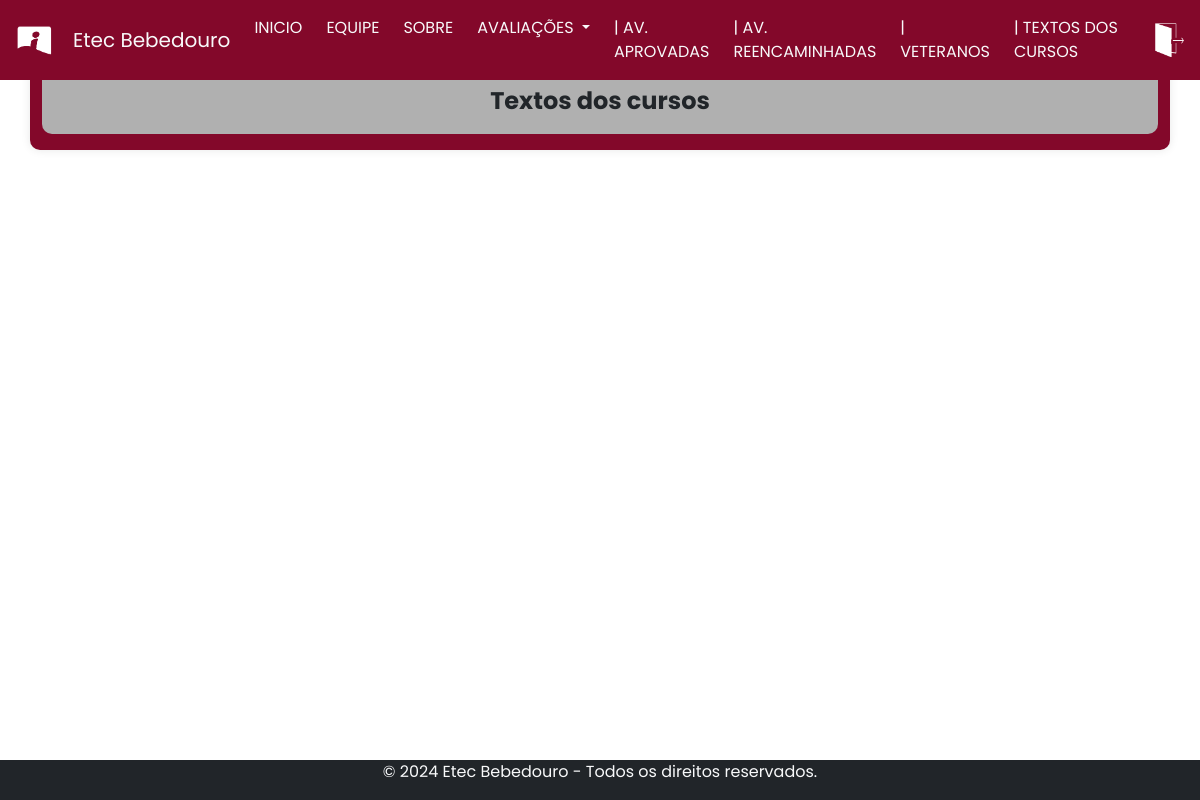
The page /Pages/ADM_CURSOS.php (signed in) on the database as committed earlier.
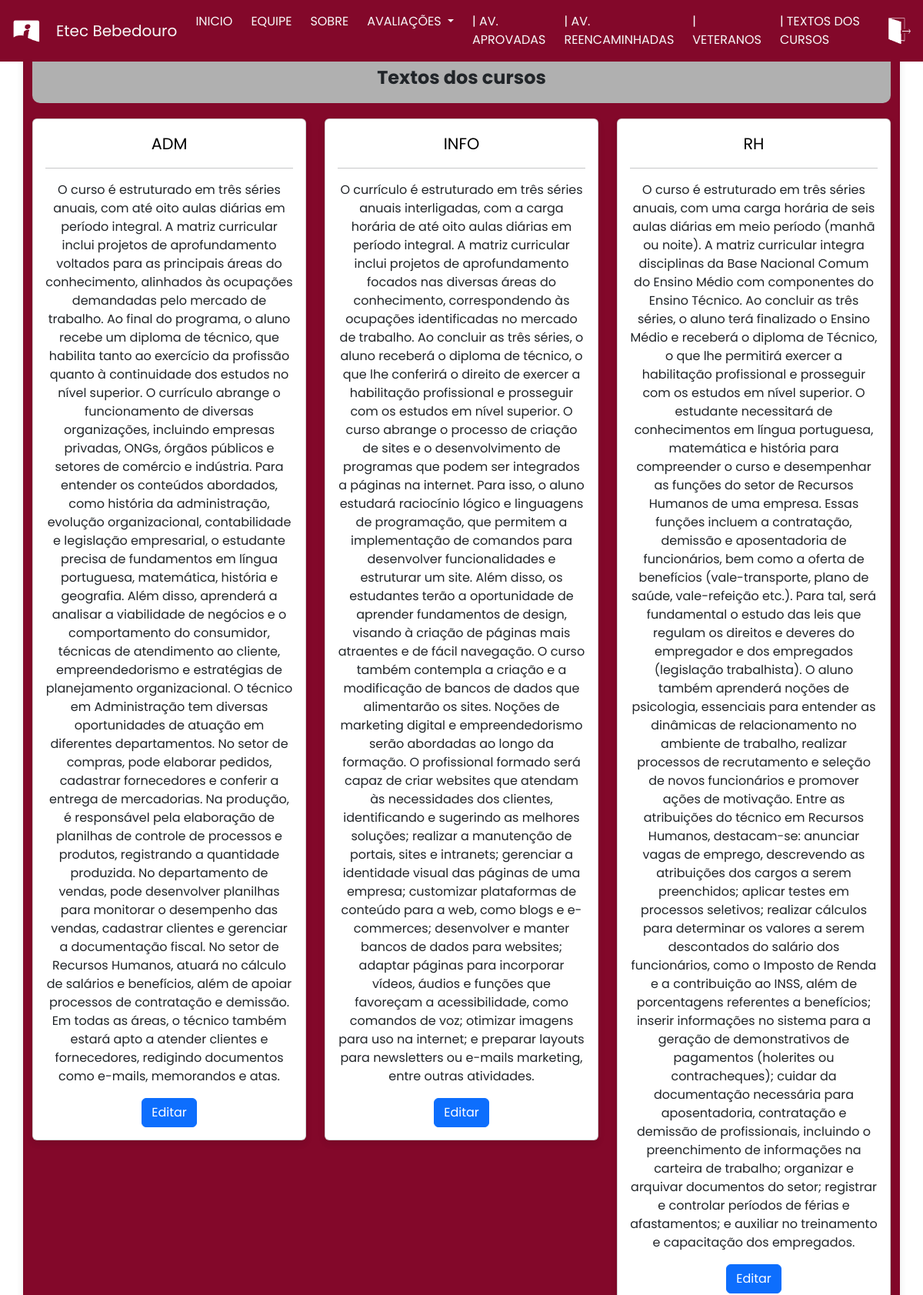
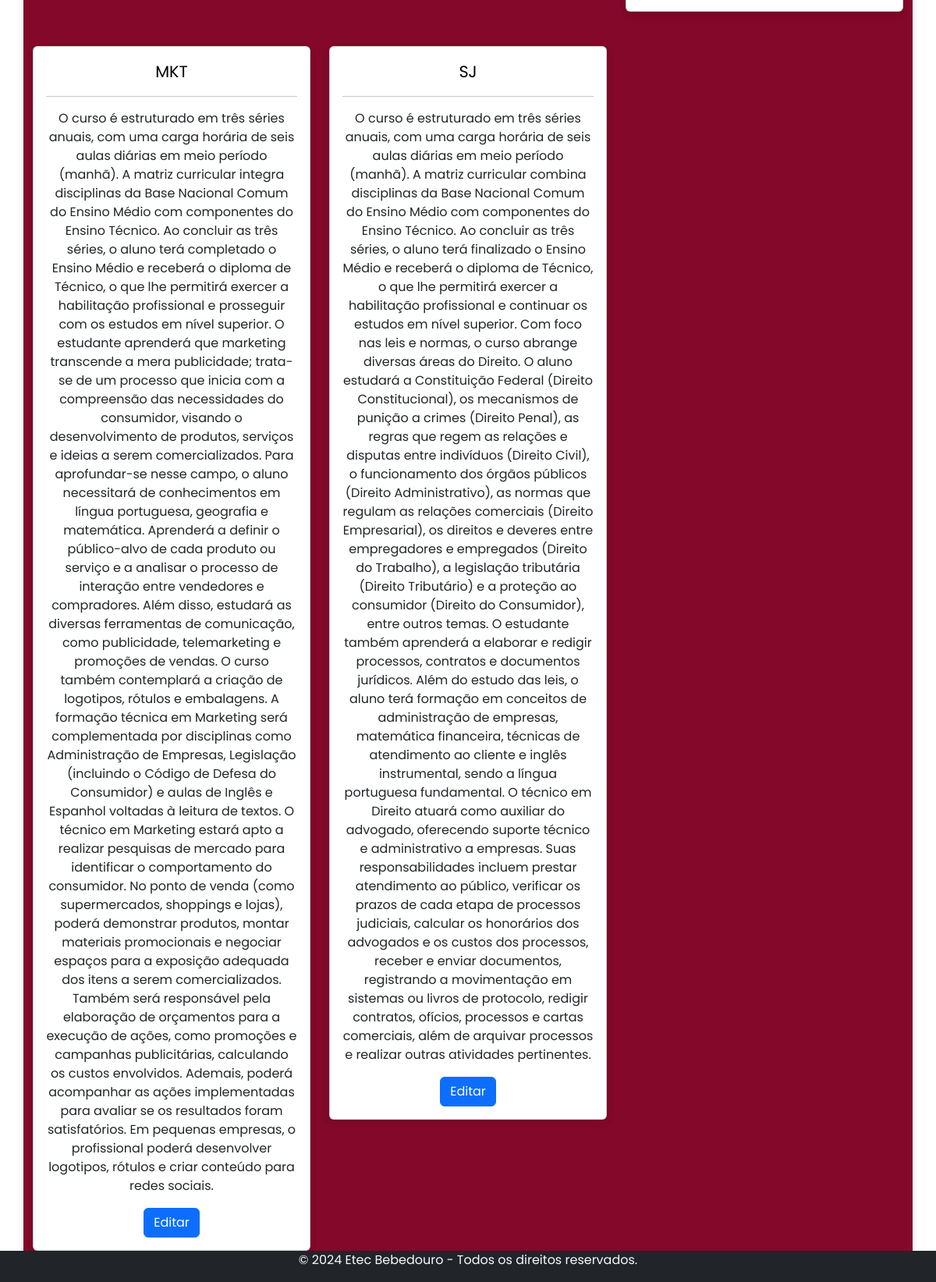
The same page on the database as committed later (2 pictures, top to bottom).
### tables this page shows
CREATE TABLE tbcurso (
    texto TEXT NOT NULL,
    curso VARCHAR(4) NOT NULL,

    CONSTRAINT curso_check3 CHECK (curso IN ('INFO', 'ADM', 'RH', 'SJ', 'MKT'))
);

### Pages/ADM_CURSOS.php (the view, shortened to what this page needs)
<?php
    require "conexao.php";
?>
<!DOCTYPE html>
<html lang="pt-BR">
<head>
    <link rel="stylesheet" href="./Pages_CSS/AV.css">
    <link href="https://cdn.jsdelivr.net/npm/bootstrap@5.3.3/dist/css/bootstrap.min.css" rel="stylesheet">
</head>
<body>
    <nav class="navbar navbar-expand-lg fixed-top">
        <div class="container-fluid">
            <a class="navbar-brand" href="V_ADM.php">
                <img src="../images/logo3.png" width="45" height="45" alt="Logo">
            </a>
            <a class="navbar-brand text-light" href="V_ADM.php">Etec Bebedouro</a>
            <div class="text-light collapse navbar-collapse" id="navbarNavDropdown">
                <ul class="navbar-nav me-auto mb-2 mb-lg-0">
                    <li class="nav-item">
                        <a class="text-light nav-link active me-2" aria-current="page" href="V_ADM.php #im">INICIO</a>
                    </li>
                    <li class="nav-item">
                        <a class="text-light nav-link me-2" href="V_ADM.php #eq">EQUIPE</a>
                    </li>
                    <li class="nav-item">
                        <a class="text-light nav-link me-2" href="V_ADM.php #sb">SOBRE</a>
                    </li>
                    <li class="nav-item dropdown">
                        <a class="text-light nav-link dropdown-toggle me-2" href="#" role="button" data-bs-toggle="dropdown" aria-expanded="false">
                            AVALIAÇÕES
                        </a>
                    </li>
                    <li class="nav-item">
                        <a class="text-light nav-link me-2" href="ADM_CMTAP.php">| AV. APROVADAS</a>
                    </li>
                    <li class="nav-item">
                        <a class="text-light nav-link me-2" href="ADM_CMT.php">| AV. REENCAMINHADAS</a>
                    </li>
                    <li class="nav-item">
                        <a class="text-light nav-link me-2" href="ADM_VET.php">| VETERANOS</a>
                    </li>
                    <li class="nav-item">
                        <a class="text-light nav-link me-2" href="ADM_CURSOS.php">| TEXTOS DOS CURSOS</a>
                    </li>
                </ul>
                <a href="sair.php" class="ms-auto">
                    <img src="../images/sair.png" width="40" height="40" alt="Logo">
                </a>
            </div>
        </div>
    </nav>
    <div class="container mt-5 container-custom text-right">
        <section class="avaliacoes-header">
            <span>Textos dos cursos</span>
        </section>
<section class="row g-4">
    <?php
    $sql_curso = "SELECT * FROM tbcurso";
    $resultado_curso = mysqli_query($conexao, $sql_curso) or die(mysqli_error($conexao));
    while ($linha_curso = mysqli_fetch_assoc($resultado_curso)) {
        $texto = $linha_curso["texto"];
        $curso = $linha_curso["curso"];
        echo "<div class='col-md-4'>";
            echo "<div class='card text-center p-3'>";
                echo "<div class='stars'> $curso </div><hr>";
                echo "<div class='texto'>$texto</div>";
                echo "<div class='d-flex justify-content-around mt-3'>";
                    echo "<button class='btn btn-primary' data-bs-toggle='modal' data-bs-target='#editarModal$curso'>Editar</button>";
                echo "</div>";
            echo "</div>";
        echo "</div>";
    }
    ?>
</section>
    </div>
    <footer class="bg-dark text-light text-center  fixed-bottom">
        <p>&copy; 2024 Etec Bebedouro - Todos os direitos reservados.</p>
    </footer>
</body>
</html>

### Pages/Pages_CSS/AV.css (style rules this page uses)
* { font-family: "Poppins", sans-serif; box-sizing: border-box; }
body { background-color: #6e6e6e; font-family: 'Poppins', sans-serif; }
.avaliacoes-header { background-color: #b0b0b0; padding: 15px; border-radius: 10px; margin-bottom: 20px; text-align: center; }
.avaliacoes-header span { font-size: 1.5rem; font-weight: bold; }
.card { background-color: #ffffff; border-radius: 10px; margin-bottom: 20px; padding: 15px; box-shadow: 0 4px 8px rgba(0, 0, 0, 0.1); width: 100%; }
.stars { font-size: 1.3rem; color: black; }
.container { background-color: #83082A; padding: 30px; border-radius: 0% 0% 10px 10px; }
.container-custom { margin-left: 270px; padding: 20px; max-width: calc(100% - 270px); box-shadow: 0 0 10px rgba(0, 0, 0, 0.1); }
.navbar { background-color: #83082A; color: aliceblue; top: 0; left: 0; width: 100%; }

Rows that differ between the two databases and show on the page:
added tbcurso: curso "ADM", texto "O curso é estruturado em três séries anuais, com até oito aulas diárias em período integral. A matriz curricular inclui projetos de aprofundamento voltados para as principais áreas do conhecimento, alinhados às ocupações demandadas pelo mercado de trabalho. Ao final do programa, o aluno recebe um diploma de técnico, que habilita tanto ao exercício da profissão quanto à continuidade dos estudos no nível superior. O currículo abrange o funcionamento de diversas organizações, incluindo empresas privadas, ONGs, órgãos públicos e setores de comércio e indústria. Para entender os conteúdos abordados, como história da administração, evolução organizacional, contabilidade e legislação empresarial,…"
added tbcurso: curso "INFO", texto "O currículo é estruturado em três séries anuais interligadas, com a carga horária de até oito aulas diárias em período integral. A matriz curricular inclui projetos de aprofundamento focados nas diversas áreas do conhecimento, correspondendo às ocupações identificadas no mercado de trabalho. Ao concluir as três séries, o aluno receberá o diploma de técnico, o que lhe conferirá o direito de exercer a habilitação profissional e prosseguir com os estudos em nível superior. O curso abrange o processo de criação de sites e o desenvolvimento de programas que podem ser integrados a páginas na internet. Para isso, o aluno estudará raciocínio lógico e linguagens de programação, que permitem a…"
added tbcurso: curso "RH", texto "O curso é estruturado em três séries anuais, com uma carga horária de seis aulas diárias em meio período (manhã ou noite). A matriz curricular integra disciplinas da Base Nacional Comum do Ensino Médio com componentes do Ensino Técnico. Ao concluir as três séries, o aluno terá finalizado o Ensino Médio e receberá o diploma de Técnico, o que lhe permitirá exercer a habilitação profissional e prosseguir com os estudos em nível superior. O estudante necessitará de conhecimentos em língua portuguesa, matemática e história para compreender o curso e desempenhar as funções do setor de Recursos Humanos de uma empresa. Essas funções incluem a contratação, demissão e aposentadoria de funcionários,…"
added tbcurso: curso "MKT", texto "O curso é estruturado em três séries anuais, com uma carga horária de seis aulas diárias em meio período (manhã). A matriz curricular integra disciplinas da Base Nacional Comum do Ensino Médio com componentes do Ensino Técnico. Ao concluir as três séries, o aluno terá completado o Ensino Médio e receberá o diploma de Técnico, o que lhe permitirá exercer a habilitação profissional e prosseguir com os estudos em nível superior. O estudante aprenderá que marketing transcende a mera publicidade; trata-se de um processo que inicia com a compreensão das necessidades do consumidor, visando o desenvolvimento de produtos, serviços e ideias a serem comercializados. Para aprofundar-se nesse campo, o…"
added tbcurso: curso "SJ", texto "O curso é estruturado em três séries anuais, com uma carga horária de seis aulas diárias em meio período (manhã). A matriz curricular combina disciplinas da Base Nacional Comum do Ensino Médio com componentes do Ensino Técnico. Ao concluir as três séries, o aluno terá finalizado o Ensino Médio e receberá o diploma de Técnico, o que lhe permitirá exercer a habilitação profissional e continuar os estudos em nível superior. Com foco nas leis e normas, o curso abrange diversas áreas do Direito. O aluno estudará a Constituição Federal (Direito Constitucional), os mecanismos de punição a crimes (Direito Penal), as regras que regem as relações e disputas entre indivíduos (Direito Civil), o…"
